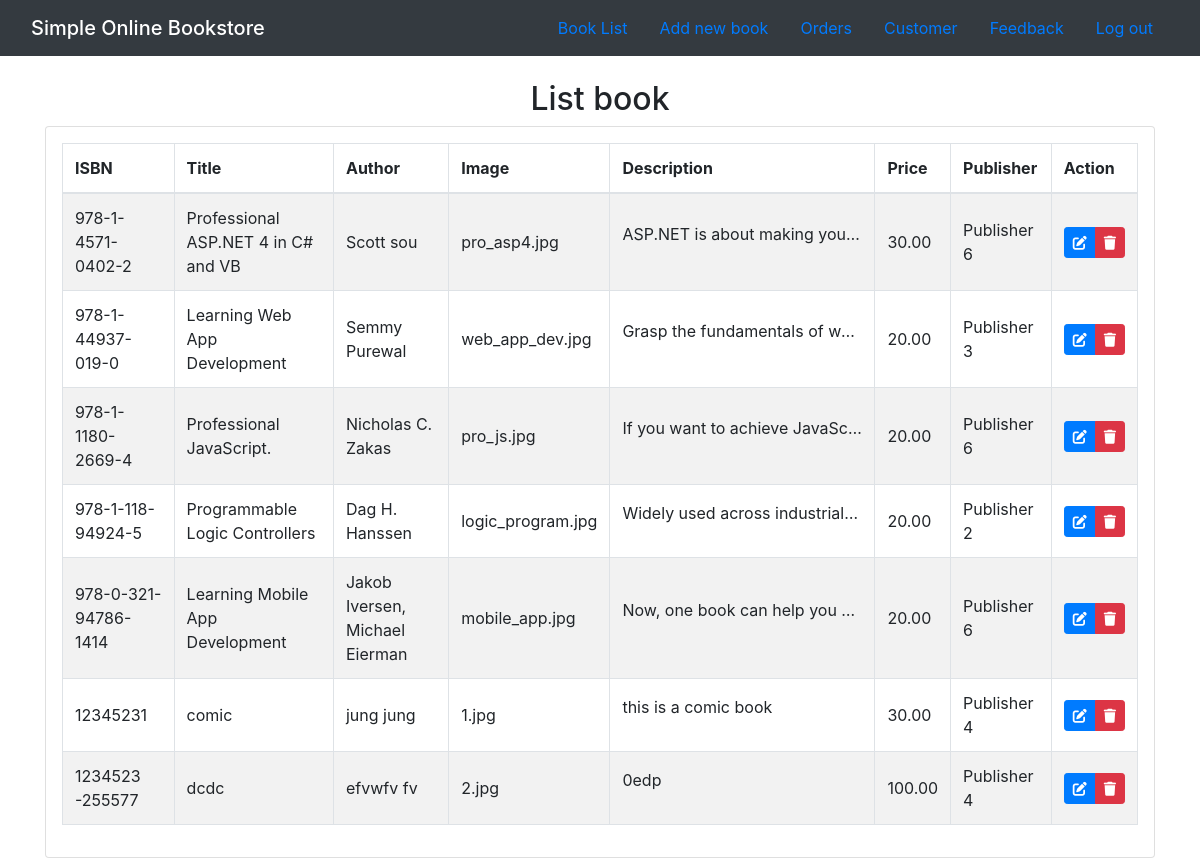
Page /admin_book.php on the committed database.
### tables this page shows
CREATE TABLE `books` (
  `book_isbn` varchar(20) NOT NULL,
  `book_title` varchar(60) DEFAULT NULL,
  `book_author` varchar(60) DEFAULT NULL,
  `book_image` varchar(40) DEFAULT NULL,
  `book_descr` text DEFAULT NULL,
  `book_price` decimal(6,2) NOT NULL,
  `publisherid` int(10) UNSIGNED NOT NULL,
  `created_at` datetime NOT NULL DEFAULT current_timestamp()
);

CREATE TABLE `publisher` (
  `publisherid` int(10) UNSIGNED NOT NULL,
  `publisher_name` varchar(60) NOT NULL
);

### functions/database_functions.php (called while the page is built, shortened)
<?php
	function getPubName($conn, $pubid){
		$query = "SELECT publisher_name FROM publisher WHERE publisherid = '$pubid'";
		$result = mysqli_query($conn, $query);
		$row = mysqli_fetch_assoc($result);
		return $row['publisher_name'];
	}
	function getAll($conn){
		$query = "SELECT * from books ORDER BY book_isbn DESC";
		$result = mysqli_query($conn, $query);
		return $result;
	}
?>

### admin_book.php (the view, shortened to what this page needs)
<?php
	$title = "List book";
	require_once "./functions/database_functions.php";
	$conn = db_connect();
	$result = getAll($conn);
?>
<!DOCTYPE html>
<html lang="en">
<head>
    <link rel="stylesheet" href="https://maxcdn.bootstrapcdn.com/bootstrap/4.5.2/css/bootstrap.min.css">
</head>
<body>
    <nav id="navbar" class="navbar navbar-dark bg-dark">
        <div class="container-fluid">
            <span class="navbar-brand mb-0 h1">Simple Online Bookstore</span>
            <ul class="nav">
                <li class="nav-item"><a class="nav-link" href="admin_book.php">Book List</a></li>
                <li class="nav-item"><a class="nav-link" href="admin_add.php">Add new book</a></li>
                <li class="nav-item"><a class="nav-link" href="detail.php">Orders</a></li>
                <li class="nav-item"><a class="nav-link" href="customer.php">Customer</a></li>
                <li class="nav-item"><a class="nav-link" href="blank.php">Feedback</a></li>
                <li class="nav-item"><a class="nav-link" href="admin_signout.php">Log out</a></li>
            </ul>
        </div>
    </nav>
    <div class="container mt-4">
        <h2 class="fw-bolder text-center"><?= $title ?></h2>
        <div class="card">
            <div class="card-body">
                <div class="table-responsive">
                    <table class="table table-striped table-bordered">
                        <thead>
                            <tr class="headingcol">
                                <th>ISBN</th>
                                <th>Title</th>
                                <th>Author</th>
                                <th>Image</th>
                                <th>Description</th>
                                <th>Price</th>
                                <th>Publisher</th>
                                <th>Action</th>
                            </tr>
                        </thead>
                        <tbody>
                            <?php while($row = mysqli_fetch_assoc($result)): ?>
                            <tr class="belowdata">
                                <td class="underline align-middle"><?= $row['book_isbn'];?></td>
                                <td class="align-middle"><?= $row['book_title']; ?></td>
                                <td class="align-middle"><?= $row['book_author']; ?></td>
                                <td class="align-middle"><?= $row['book_image']; ?></td>
                                <td class="align-middle"><p class="text-truncate"><?= $row['book_descr']; ?></p></td>
                                <td class="align-middle"><?= $row['book_price']; ?></td>
                                <td class="align-middle"><?= getPubName($conn, $row['publisherid']); ?></td>
                                <td class="text-center align-middle">
                                    <div class="btn-group btn-group-sm">
                                        <a href="admin_edit.php?bookisbn=<?= $row['book_isbn']; ?>" class="btn btn-primary" title="Edit">
                                            <i class="fas fa-edit"></i>
                                        </a>
                                        <a href="admin_delete.php?bookisbn=<?= $row['book_isbn']; ?>" class="btn btn-danger" title="Delete" onclick="return confirm('Are you sure to delete this book?')">
                                            <i class="fas fa-trash"></i>
                                        </a>
                                    </div>
                                </td>
                            </tr>
                            <?php endwhile; ?>
                        </tbody>
                    </table>
                </div>
            </div>
        </div>
    </div>
</body>
</html>

### admin_book.php (style rules this page uses)
.headingcol { border: 1px solid black; }
.belowdata { border: 1px solid black; }
.align-middle { vertical-align: middle !important; }
.text-center { text-align: center !important; }
.text-truncate { overflow: hidden; text-overflow: ellipsis; white-space: nowrap; width: 15em; }
.card { border: 1px solid rgba(0, 0, 0, .125); border-radius: .25rem; }
.card-body { padding: 1rem; }

### rows in the picture
books: book_isbn "978-1-4571-0402-2", book_title "Professional ASP.NET 4 in C# and VB", book_author "Scott sou", book_image "pro_asp4.jpg", book_descr "ASP.NET is about making you…", book_price "30.00", publisherid.publisher_name "Publisher 6"
books: book_isbn "978-1-44937-019-0", book_title "Learning Web App Development", book_author "Semmy Purewal", book_image "web_app_dev.jpg", book_descr "Grasp the fundamentals of w…", book_price "20.00", publisherid.publisher_name "Publisher 3"
books: book_isbn "978-1-1180-2669-4", book_title "Professional JavaScript.", book_author "Nicholas C. Zakas", book_image "pro_js.jpg", book_descr "If you want to achieve JavaSc…", book_price "20.00", publisherid.publisher_name "Publisher 6"
books: book_isbn "978-1-118-94924-5", book_title "Programmable Logic Controllers", book_author "Dag H. Hanssen", book_image "logic_program.jpg", book_descr "Widely used across industrial…", book_price "20.00", publisherid.publisher_name "Publisher 2"
books: book_isbn "978-0-321-94786-1414", book_title "Learning Mobile App Development", book_author "Jakob Iversen, Michael Eierman", book_image "mobile_app.jpg", book_descr "Now, one book can help you…", book_price "20.00", publisherid.publisher_name "Publisher 6"
books: book_isbn "12345231", book_title "comic", book_author "jung jung", book_image "1.jpg", book_descr "this is a comic book", book_price "30.00", publisherid.publisher_name "Publisher 4"
books: book_isbn "1234523 -255577", book_title "dcdc", book_author "efvwfv fv", book_image "2.jpg", book_descr "0edp", book_price "100.00", publisherid.publisher_name "Publisher 4"

### other values in the picture
$title "List book"
